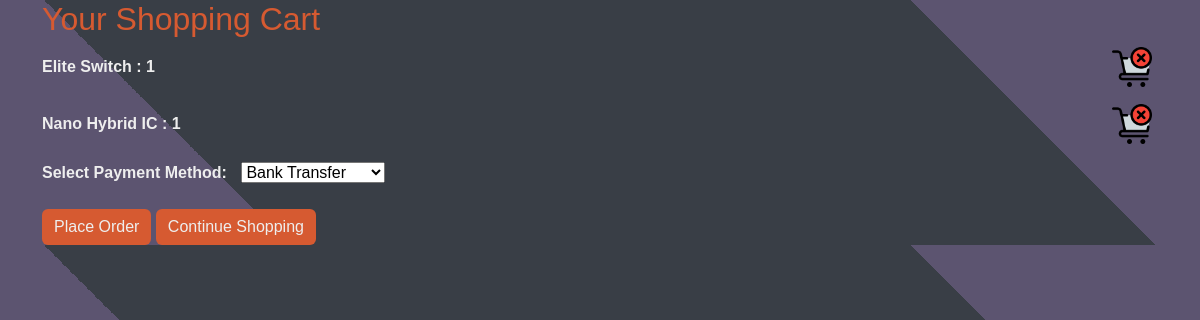
Screenshot of /view-cart/ (signed in) with the database file from the repository.
### voltrium/models.py (models this page shows, shortened)
class CartItem(models.Model):
    user = models.ForeignKey(User, on_delete=models.CASCADE)
    product = models.ForeignKey(Product, on_delete=models.CASCADE)
    quantity = models.IntegerField(default=1)

class Product(models.Model):
    name = models.CharField(max_length=255)
    description = models.TextField()
    price = models.DecimalField(max_digits=10, decimal_places=2)
    stock_quantity = models.IntegerField()
    category = models.ForeignKey(Category, on_delete=models.CASCADE)
    picture = models.ImageField(upload_to='product_pictures/', null=True, blank=True)

### voltrium/views.py (the view)
# urls.py: path('view-cart/', view_cart, name='view_cart'),
def view_cart(request):
    cart_items = CartItem.objects.filter(user=request.user)
    if request.method == 'POST':
        form = PaymentForm(request.POST)
        if form.is_valid():
            payment_method = form.cleaned_data['payment_method']
            with transaction.atomic():
                order = Order.objects.create(user=request.user, total_amount=0)
                for cart_item in cart_items:
                    if cart_item.quantity > cart_item.product.stock_quantity:
                        messages.error(request, f"Not enough stock for {cart_item.product.name}.")
                        return redirect('view_cart')
                    OrderLine.objects.create(
                        order=order,
                        product=cart_item.product,
                        quantity=cart_item.quantity,
                        unit_price=cart_item.product.price
                    )
                    cart_item.product.stock_quantity -= cart_item.quantity
                    cart_item.product.save()
                    order_line = OrderLine.objects.get(order=order, product=cart_item.product)
                    order_line.review_submitted = True
                    order_line.save()
                total_amount = order.orderline_set.aggregate(
                    total=Sum(F('unit_price') * F('quantity'))
                )['total'] or 0
                order.total_amount = total_amount
                order.save()
                Payment.objects.create(user=request.user, order=order, payment_method=payment_method)
                cart_items.delete()
                messages.success(request, "Your order has been placed successfully.")
                return redirect('home')  # Redirect to a success page
    else:
        form = PaymentForm()
    return render(request, 'product/view_cart.html', {'cart_items': cart_items, 'payment_form': form})

### voltrium/forms.py
class PaymentForm(forms.Form):
    PAYMENT_METHOD_CHOICES = [
        ('bank_transfer', 'Bank Transfer'),
        ('paypal', 'PayPal'),
        ('cash_on_delivery', 'Cash on Delivery'),
    ]
    payment_method = forms.ChoiceField(choices=PAYMENT_METHOD_CHOICES)

### voltrium/templates/product/view_cart.html (shortened to what this page needs)
{%load static%}
<!DOCTYPE html>
<html lang="en">
<head>
    <link href="https://cdn.jsdelivr.net/npm/bootstrap@5.3.2/dist/css/bootstrap.min.css" rel="stylesheet">
</head>
<body>
  <div class="container">
    <h2>Your Shopping Cart</h2>
    {% if cart_items %}
      <ul>
        {% for item in cart_items %}
          <li class="d-flex align-items-center">
            <div>
              <strong>{{ item.product.name }} : {{ item.quantity }}</strong>
            </div>
            <form method="post" action="{% url 'remove_from_cart' item.id %}" style="margin-left: auto;">
              <button type="submit" name="remove_item" class="remove-btn">
                <img src="{% static 'images/delete_cart.png' %}" alt="Remove from Cart" width="40" height="40">
              </button>
            </form>
          </li>
        {% endfor %}
      </ul>
      <form method="post" action="{% url 'view_cart' %}">
        <div class="mb-3">
          <label for="payment_method" class="form-label"><strong>Select Payment Method:<strong></label>
          {{ payment_form.payment_method }}
        </div>
        <div >
          <button type="submit" name="place_order" class="btn btn-primary" >Place Order</button>
          <a href="{% url 'all_products' %}" class="btn btn-secondary">Continue Shopping</a>
        </div>
      </form>
    {% else %}
      <p style="color: #EEEEEE;">Your cart is empty.</p>
      <a href="{% url 'home' %}" class="btn btn-primary">Home</a>
    {% endif %}
  </div>
</body>
</html>

### rows the page displays
CartItem: product.name "Elite Switch", quantity "1"
CartItem: product.name "Nano Hybrid IC", quantity "1"
